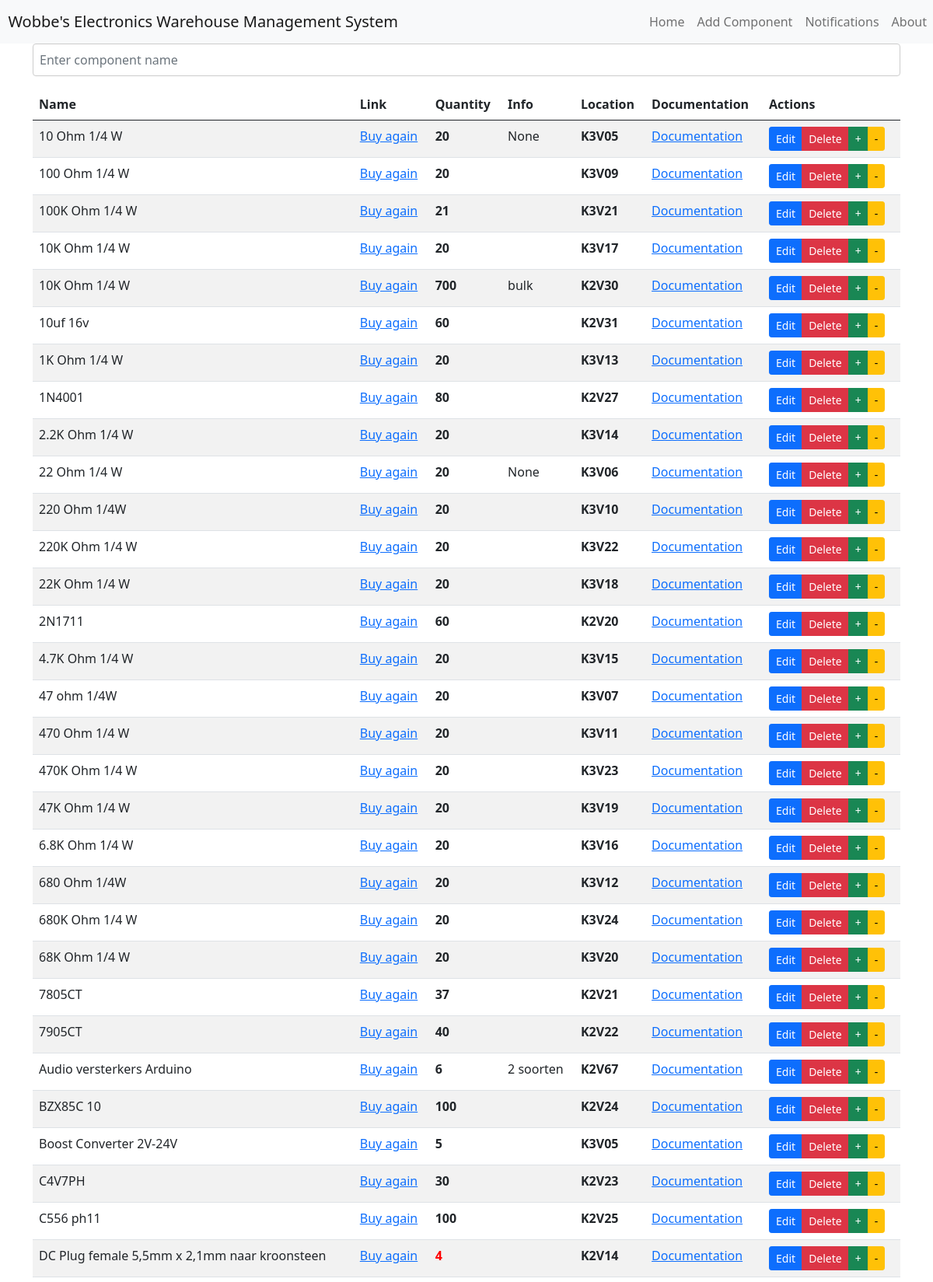
The page / (upper part) on the database its author committed.
### tables this page shows
CREATE TABLE "components" (
	"id"	INTEGER,
	"name"	TEXT NOT NULL,
	"link"	TEXT,
	"quantity"	INTEGER,
	"location"	TEXT,
	"info"	TEXT,
	"last_update"	TEXT,
	PRIMARY KEY("id" AUTOINCREMENT)
);

### app.py (the view)
@app.route('/')
def index():
    conn = sqlite3.connect(db_file)
    c = conn.cursor()
    c.execute('SELECT * FROM components ORDER BY name ASC')
    components = c.fetchall()
    conn.close()
    return render_template('index.html', components=components)

### app.py (called while the page is built)
@app.context_processor
def inject_current_year():
    return {'current_year': datetime.datetime.now().year}

### templates/index.html (shortened to what this page needs)
{% extends 'base.html' %}
{% block content %}
<div class="row">
    <div class="col-md-12">
        <div class="form-group">
            <label for="search-box">Search components:</label>
            <input type="text" class="form-control" id="search-box" placeholder="Enter component name" >
        </div>
                <table class="table table-striped">
                    <thead>
                        <tr>
                            <th>Name</th>
                            <th>Link</th>
                            <th>Quantity</th>
                            <th>Info</th>
                            <th>Location</th>
                            <th>Documentation</th>
                            <th>Actions</th>
                        </tr>
                    </thead>
                    <tbody id="component-table">
                        {% for component in components %}
                        <tr>
                            <td>{{ component[1] }}</td>
                            <td><a href="{{ component[2] }}" target="_blank">Buy again</a></td>
                            {% if component[3] < 5 %}
                        <td style="color:red"><b>{{ component[3] }}</b></td>
                    {% else %}
                        <td><b>{{ component[3] }}</b></td>
                    {% endif %}
                            {% if component[5] is not none %}
                            <td>{{ component[5] }}</td>
                            {% else %}
                            <td></td>
                            {% endif %}
                            <td><b>{{ component[4] }}</b></td>
                            <td><a href="{{ component[6] }}" target="_blank">Documentation</a></td>
                            <td>
                                <div class="btn-group" role="group" aria-label="Actions">
                                <a href="{{ url_for('update_component', id=component[0]) }}" class="btn btn-primary btn-sm mr-1">Edit</a>
                                <a href="{{ url_for('delete_component', id=component[0]) }}" class="btn btn-danger btn-sm mr-1">Delete</a>
                                <a href="{{ url_for('add_quantity', id=component[0]) }}" class="btn btn-success btn-sm mr-1">+</a>
                                <a href="{{ url_for('remove_quantity', id=component[0]) }}" class="btn btn-warning btn-sm">-</a>
                            </div>
                            </td>
                        </tr>
                        {% endfor %}
                    </tbody>
                </table>
            </div>
        </div>
    </div>
    {% endblock %}

### static/styles.css (style rules this page uses)
label { margin-bottom: 0.5rem; font-weight: bold; }
input[type=text], input[type=number] { margin-bottom: 1rem; padding: 0.5rem; border-radius: 4px; border: 1px solid #ccc; }
body { display: flex; flex-direction: column; min-height: 100vh; }

### rows shown on the page
components: name "10 Ohm 1/4 W", quantity "20", info "None", location "K3V05"
components: name "100 Ohm 1/4 W", quantity "20", location "K3V09"
components: name "100K Ohm 1/4 W", quantity "21", location "K3V21"
components: name "10K Ohm 1/4 W", quantity "20", location "K3V17"
components: name "10K Ohm 1/4 W", quantity "700", info "bulk", location "K2V30"
components: name "10uf 16v", quantity "60", location "K2V31"
components: name "1K Ohm 1/4 W", quantity "20", location "K3V13"
components: name "1N4001", quantity "80", location "K2V27"
components: name "2.2K Ohm 1/4 W", quantity "20", location "K3V14"
components: name "22 Ohm 1/4 W", quantity "20", info "None", location "K3V06"
components: name "220 Ohm 1/4W", quantity "20", location "K3V10"
components: name "220K Ohm 1/4 W", quantity "20", location "K3V22"
components: name "22K Ohm 1/4 W", quantity "20", location "K3V18"
components: name "2N1711", quantity "60", location "K2V20"
components: name "4.7K Ohm 1/4 W", quantity "20", location "K3V15"
components: name "47 ohm 1/4W", quantity "20", location "K3V07"
components: name "470 Ohm 1/4 W", quantity "20", location "K3V11"
components: name "470K Ohm 1/4 W", quantity "20", location "K3V23"
components: name "47K Ohm 1/4 W", quantity "20", location "K3V19"
components: name "6.8K Ohm 1/4 W", quantity "20", location "K3V16"
components: name "680 Ohm 1/4W", quantity "20", location "K3V12"
components: name "680K Ohm 1/4 W", quantity "20", location "K3V24"
components: name "68K Ohm 1/4 W", quantity "20", location "K3V20"
components: name "7805CT", quantity "37", location "K2V21"
components: name "7905CT", quantity "40", location "K2V22"
components: name "Audio versterkers Arduino", quantity "6", info "2 soorten", location "K2V67"
components: name "BZX85C 10", quantity "100", location "K2V24"
components: name "Boost Converter 2V-24V", quantity "5", location "K3V05"
components: name "C4V7PH", quantity "30", location "K2V23"
components: name "C556 ph11", quantity "100", location "K2V25"
components: name "DC Plug female 5,5mm x 2,1mm naar kroonsteen", quantity "4", location "K2V14"
